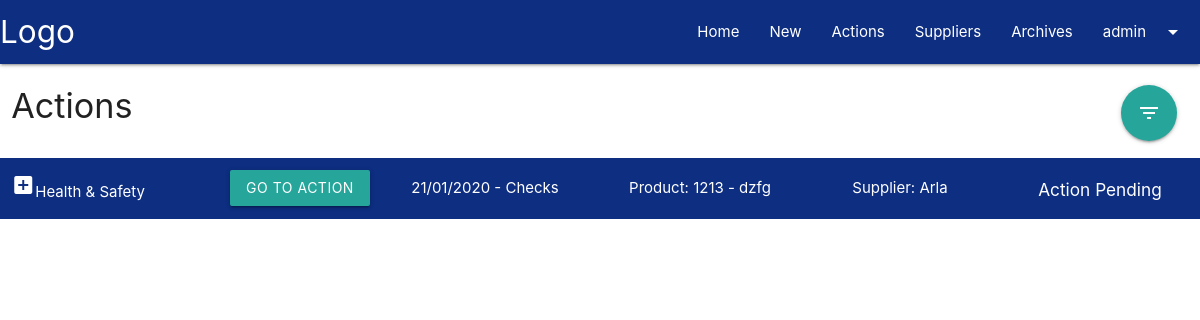
The page /action/outstanding (signed in) on the database its author committed.
### tracker/models.py (models this page shows, shortened)
class User(UserMixin, db.Model):
    id = db.Column(db.Integer, primary_key=True)
    username = db.Column(db.String(50), unique=True)
    password = db.Column(db.String(150))
    user_type = db.Column(db.Integer)
    admin = db.Column(db.Boolean, default=False)
    requests_created = db.relationship('Posts',
                               foreign_keys='Posts.user_id',
                               backref='published_by',
                               lazy=True)
    @property
    def unhashed_password(self):
        raise AttributeError('Cannot view unhashed password!')

class Actions(db.Model):
    id = db.Column(db.Integer, primary_key=True)
    posts_id = db.Column(db.Integer, db.ForeignKey('posts.id'),
        nullable=False)
    stage = db.Column(db.Integer)
    created_by = db.Column(db.Integer, db.ForeignKey('user.id'))
    created_on = db.Column(db.DateTime, nullable=False,
        default=datetime.utcnow)
    content = db.Column(db.Text, nullable=True)
    image = db.Column(db.String(80), nullable=True)
    layer_type = db.Column(db.String(50), nullable=True)
    case_per_layer = db.Column(db.Integer, default=0)
    total_layers = db.Column(db.Integer, default=0)
    total_cases = db.Column(db.Integer, default=0)
    ex_layer_type = db.Column(db.String(50), nullable=True)
    ex_case_per_layer = db.Column(db.Integer, default=0)
    ex_total_layers = db.Column(db.Integer, default=0)
    ex_total_cases = db.Column(db.Integer, default=0)
    approval = db.Column(db.Integer, nullable=True)
    approved_by = db.Column(db.Integer, db.ForeignKey('user.id'))
    approved_on = db.Column(db.DateTime, nullable=True)
    feedback = db.Column(db.Text, nullable=True)

class Posts(db.Model):
    id = db.Column(db.Integer, primary_key=True)
    title = db.Column(db.String(80), nullable=False)
    date_posted = db.Column(db.DateTime, nullable=False,
        default=datetime.utcnow)
    user_id = db.Column(db.Integer, db.ForeignKey('user.id'))
    content = db.Column(db.Text, nullable=True)
    supplier_id = db.Column(db.Integer, db.ForeignKey('suppliers.id'),
        nullable=False)
    contact_name = db.Column(db.String(50))
    new_product = db.Column(db.Boolean, default=False)
    product_number = db.Column(db.Integer)
    product_name = db.Column(db.String(80), nullable=False)
    product_type = db.Column(db.String(50), nullable=False)
    product_length = db.Column(db.Integer)
    product_width = db.Column(db.Integer)
    product_height =db.Column(db.Integer)
    product_weight = db.Column(db.Float)
    case_orientation = db.Column(db.Boolean, default=False)
    units_per_case = db.Column(db.Float)
    inners_per_case = db.Column(db.Float)
    ex_product_length = db.Column(db.Integer)
    ex_product_width = db.Column(db.Integer)
    ex_product_height =db.Column(db.Integer)
    ex_product_weight = db.Column(db.Float)
    ex_case_orientation = db.Column(db.Boolean, default=False)
    ex_units_per_case = db.Column(db.Float)
    ex_inners_per_case = db.Column(db.Float)
    healthandsafety = db.Column(db.Integer, default=0)
    quality = db.Column(db.Integer, default=0)
    cagefill = db.Column(db.Integer, default=0)
    restaurantimpact = db.Column(db.Integer, default=0)
    status = db.Column(db.String(20), nullable=True)
    complete = db.Column(db.Boolean, default=False)
    actions = db.relationship(
        'Actions',
        foreign_keys='Actions.posts_id',
        backref='action_post',
        lazy=True
    )

class Suppliers(db.Model):
    id = db.Column(db.Integer, primary_key=True)
    supplier_name = db.Column(db.String(80), nullable=False)
    display = db.Column(db.Boolean, default=True)
    suppliers = db.relationship(
        'Posts',
        foreign_keys='Posts.supplier_id',
        backref='supplier',
        lazy=True
    )

### tracker/routes/action.py (the view)
@action.route('/action/outstanding')
@login_required
def action_outstanding():
    if current_user.user_type == 0:
        actions = \
            Actions.query.order_by(Actions.created_on.desc()).all()
    else:
        actions = \
            Actions.query.filter_by(stage=int(current_user.user_type)).order_by(Actions.created_on.desc()).all()
    if not actions:
        flash('There are no outstanding actions', 'information')
    return render_template('action_outstanding.html', actions=actions)

### tracker/__init__.py (called while the page is built)
def create_app(config_file='settings.py'):
    app = Flask(__name__)
    app.config.from_pyfile(config_file)
    db.init_app(app)
    login_manager.init_app(app)
    login_manager.login_view = 'auth.login'
    @login_manager.user_loader
    def load_user(user_id):
        return User.query.get(user_id)
    app.register_blueprint(main)
    app.register_blueprint(auth)
    app.register_blueprint(supplier)
    app.register_blueprint(action)
    app.cli.add_command(create_tables)
    return app

### tracker/templates/action_outstanding.html (shortened to what this page needs)
{% extends 'base.html' %}  {% block content %}
<div class="container-fluid">
    <div class="row">
        <div class="col s12">
            <h4>Actions</h4>
        </div>
    </div>
</div>
{% if current_user.user_type in (1,2,3,4) %}
<div class="container-fluid">
    {% for action in actions %}
    <div class="row branded-blue text-white valign-wrapper">
        <div class="col hide-on-small-and-down m2">
            {% if action.stage == 1 %}
            <p><i class="material-icons">add_box</i>Health & Safety</p>
            {% elif action.stage == 2 %}
            <p><i class="material-icons">search</i> Quality</p>
            {% elif action.stage == 3 %}
            <p><i class="material-icons">shopping_cart</i> Cagefill</p>
            {% else %}
            <p><i class="material-icons">restaurant</i> Restaurant Impact</p>
            {% endif %}
        </div>
        <div class="col s5 m3 l2 center">
            <a class="btn waves-effect waves-light" href="{{ url_for('action.action_answer', action_id=action.id) }}">Go To Action</a>
        </div>
        <div class="col s3 l2">
            <p>{{ action.created_on.strftime('%d/%m/%Y') }} - {{ action.action_post.title }}</p>
        </div>
        <div class="col hide-on-med-and-down l2 center">
            <p>Product: {{ action.action_post.product_number }} - {{ action.action_post.product_name }}</p>
        </div>
        <div class="col hide-on-med-and-down l2 center">
            <p>Supplier: {{ action.action_post.supplier.supplier_name }}</p>
        </div>
        <div class="col s4 l2 center">
            {% if action.approval == 1 %}
            <h6 class="red-text">Rejected</h6>
            {% elif action.approval == 2 %}
            <h6 class="yellow-text">Further information</h6>
            {% elif action.approval == 3 %}
            <h6 class="green-text">Approved</h6>
            {% else %}
            <h6>Action Pending</h6>
            {% endif %}
        </div>
    </div>
    {% endfor %}
</div>
{% else %}
<div class="container-fluid">
    {% for action in actions %} {% if action.approval == None %}
    <div class="row branded-blue text-white valign-wrapper">
        <div class="col hide-on-small-and-down m2">
            {% if action.stage == 1 %}
            <p><i class="material-icons">add_box</i>Health & Safety</p>
            {% elif action.stage == 2 %}
            <p><i class="material-icons">search</i> Quality</p>
            {% elif action.stage == 3 %}
            <p><i class="material-icons">shopping_cart</i> Cagefill</p>
            {% else %}
            <p><i class="material-icons">restaurant</i> Restaurant Impact</p>
            {% endif %}
        </div>
        <div class="col s5 m3 l2 center">
            <a class="btn waves-effect waves-light" href="{{ url_for('action.action_edit', action_id=action.id) }}">Go to Action</a>
        </div>
        <div class="col s3 l2">
            <p>{{ action.created_on.strftime('%d/%m/%Y') }} - {{ action.action_post.title }}</p>
        </div>
        <div class="col hide-on-med-and-down l2 center">
            <p>Product: {{ action.action_post.product_number }} - {{ action.action_post.product_name }}</p>
        </div>
        <div class="col hide-on-med-and-down l2 center">
            <p>Supplier: {{ action.action_post.supplier.supplier_name }}</p>
        </div>
        <div class="col s4 l2 center">
            {% if action.approval == 1 %}
            <h6 class="red-text">Rejected</h6>
            {% elif action.approval == 2 %}
            <h6 class="yellow-text">Further information</h6>
            {% elif action.approval == 3 %}
            <h6 class="green-text">Approved</h6>
            {% else %}
            <h6>Action Pending</h6>
            {% endif %}
        </div>
    </div>
    {% endif %} {% endfor %} {% endif %}
    <div class="fixed-action-btn">
        <a id="action-toggle" class="btn-floating btn-large tooltipped" data-position="left" data-tooltip="Toggle Complete Actions" href="#">
            <i class="material-icons left">filter_list</i>
        </a>
    </div>
</div>
{% endblock content %}

### tracker/templates/base.html (shortened to what this page needs)
<!DOCTYPE html>
<html>
<head>
    <link rel="stylesheet" href="https://cdnjs.cloudflare.com/ajax/libs/materialize/1.0.0/css/materialize.min.css">
    <link rel="stylesheet" href="{{ url_for('static', filename='css/main.css') }}" type="text/css" />
</head>
<body>
    <div class="navbar-fixed">
        <nav>
            <div class="nav-wrapper branded-blue">
                <a href="{{ url_for('main.index') }}" class="brand-logo">Logo</a>
                <ul class="right hide-on-med-and-down">
                    <li><a href="{{ url_for('main.index') }}">Home</a></li>
                    <li><a href="{{ url_for('main.add_request') }}">New</a></li>
                    <li><a href="{{ url_for('action.action_outstanding') }}">Actions</a></li>
                    <li><a href="{{ url_for('supplier.suppliers') }}">Suppliers</a></li>
                    <li><a href="{{ url_for('main.archives') }}">Archives</a></li>
                    <li><a class="dropdown-trigger" href="#!" data-target="dropdown1">
                        {% if current_user.is_authenticated %}{{ current_user.username }}{% else %}Login/Register{% endif %}
                        <i class="material-icons right">arrow_drop_down</i>
                    </a></li>
                </ul>
            </div>
        </nav>
    </div>
    {% block content %} {% endblock %}
</body>
</html>

### tracker/static/css/main.css (style rules this page uses)
.branded-blue { background-color: #0d2e81; }
.text-white { color: #fff; }
.fixed-action-btn { top: 85px; bottom: auto; }

### rows shown on the page
User: username "admin"
Actions: stage 1 (drawn), created_on "21/01/2020", action_post "Checks", action_post.product_number "1213", action_post.product_name "dzfg", action_post.supplier.supplier_name "Arla", shows "Action Pending"
